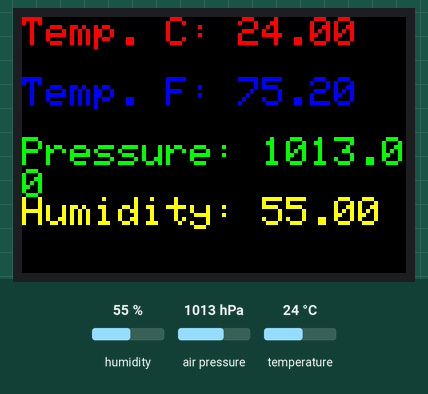
This sketch was run on a simulated Arduino Uno, built with avr-gcc and run on an emulated ATmega328P. On the bench: 96×64 colour display. The test bench sets the inputs (shaded band); at power-on: humidity 55 %, air pressure 1013 hPa, temperature 24 °C. What the sketch prints to the serial monitor is not drawn.

Above: at 1.3 s.
1.4 s: humidity set to 22 %
At 3.3 s:
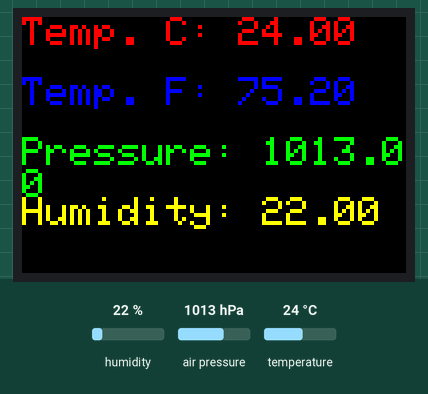
4.1 s: air pressure set to 952 hPa
At 4.6 s:
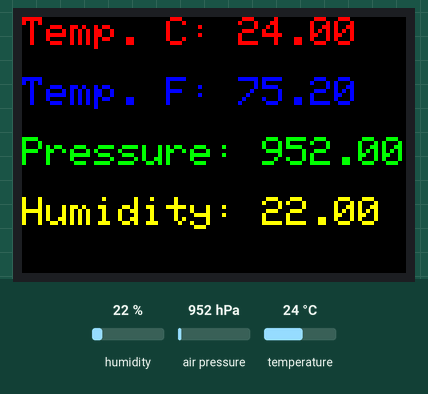
6.8 s: temperature set to 12 °C
At 9.4 s:
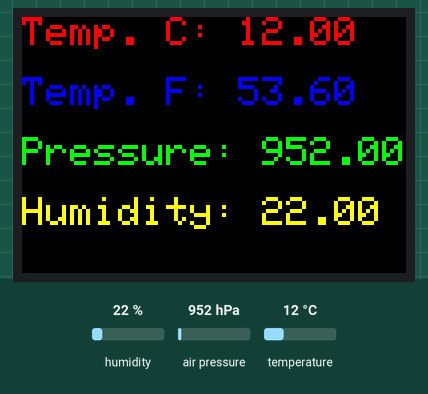
9.7 s: humidity set to 40 %
At 10.7 s:
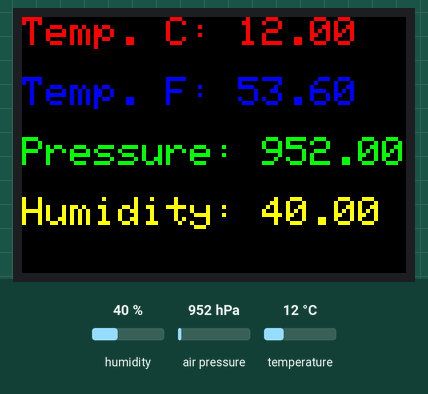
12.4 s: air pressure set to 975 hPa
At 15.6 s:
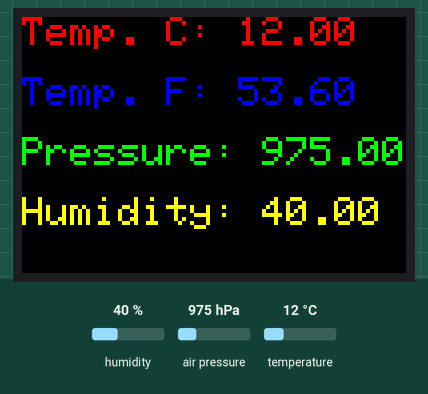
Timing chart, 0 to 16.8 s (numbered marks = the images above; inputs shaded):
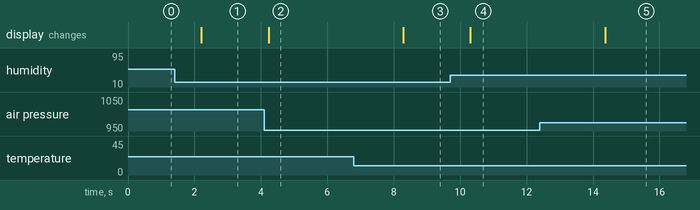

The sketch:

BME280-OLED.ino
```cpp
// BME-280 to OLED
// 6-22-2021 by Bob Davis
// Uses Three Adafruit Libraries

#include <Adafruit_GFX.h>
#include <Adafruit_SSD1331.h>
#include <Adafruit_BME280.h>
#include <SPI.h>
#include <Wire.h>

// You can use any (4 or) 5 pins
// This pin arrangement makes possible the use of a header extender
#define sclk 13
#define mosi 11
#define rst  10
#define dc   9
#define cs   8

// Color definitions
#define BLACK           0x0000
#define BLUE            0x001F
#define RED             0xF800
#define GREEN           0x07E0
#define CYAN            0x07FF
#define MAGENTA         0xF81F
#define YELLOW          0xFFE0
#define WHITE           0xFFFF

// Initialize Sensors, OLED.
Adafruit_SSD1331 display = Adafruit_SSD1331(&SPI, cs, dc, rst);
Adafruit_BME280 bme; // use I2C interface
Adafruit_Sensor *bme_temp = bme.getTemperatureSensor();
Adafruit_Sensor *bme_pressure = bme.getPressureSensor();
Adafruit_Sensor *bme_humidity = bme.getHumiditySensor();

void setup() {
  Serial.begin(9600);
  Serial.println(F("BME280 test!"));
  display.begin();
  display.fillScreen(BLACK);
  if (!bme.begin()) {
   Serial.println(F("Could not find a valid BME280 sensor"));
  }
  bme_temp->printSensorDetails();
  bme_pressure->printSensorDetails();
  bme_humidity->printSensorDetails();
}

void loop() {
  sensors_event_t temp_event, pressure_event, humidity_event;
  bme_temp->getEvent(&temp_event);
  bme_pressure->getEvent(&pressure_event);
  bme_humidity->getEvent(&humidity_event);

  Serial.print(F("Temperature = "));
  Serial.print(temp_event.temperature);
  Serial.println(" *C");
  Serial.print(F("Humidity = "));
  Serial.print(humidity_event.relative_humidity);
  Serial.println(" %");
  Serial.print(F("Pressure = "));
  Serial.print(pressure_event.pressure);
  Serial.println(" hPa");
  Serial.println();

  display.fillScreen(BLACK);
  display.setTextColor(RED);
  display.setCursor(0,0);
  display.print("Temp. C: ");
  display.print(temp_event.temperature);
  display.setTextColor(BLUE);
  display.setCursor(0,15);
  display.print("Temp. F: ");
  display.print((temp_event.temperature*9/5)+32);
  display.setTextColor(GREEN);
  display.setCursor(0,30);
  display.print("Pressure: ");
  display.print(pressure_event.pressure);
  display.setTextColor(YELLOW);
  display.setCursor(0,45);
  display.print("Humidity: ");
  display.print(humidity_event.relative_humidity);
  delay(2000);
}
```

Measured:
- after the input at 1.4 s, the display: changes after 0.81 s (image 1)
- after the input at 4.1 s, the display: changes after 0.14 s (image 2)
- after the input at 6.8 s, the display: changes after 1.5 s (image 3)
- after the input at 9.7 s, the display: changes after 0.61 s (image 4)
- after the input at 12.4 s, the display: changes after 2.0 s (image 5)
